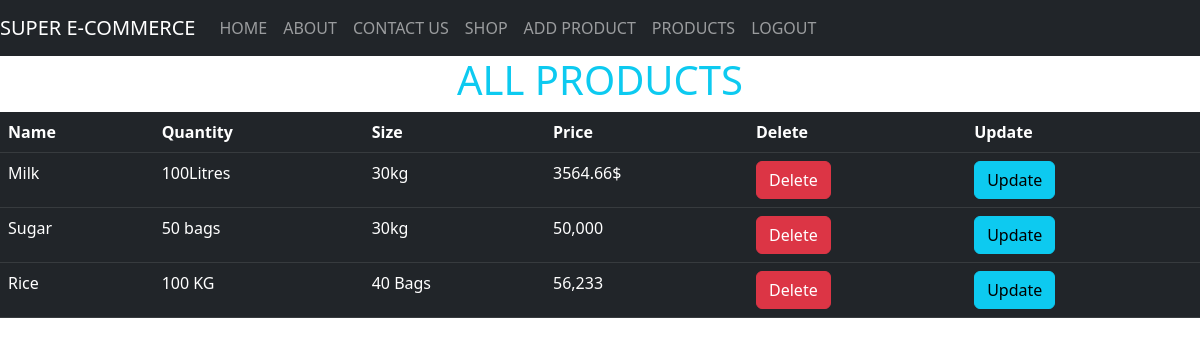
The app's page /products/ (signed in), older data.
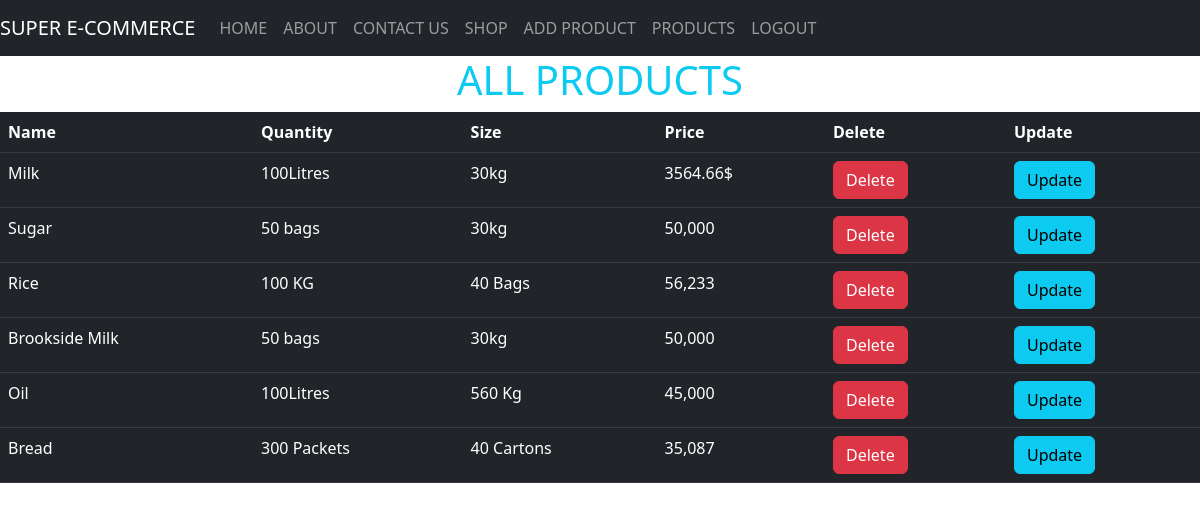
The same page, newer data.
### Super/models.py (models this page shows)
class Product(models.Model):
    name = models.CharField(max_length=50, blank=False, null=False)
    qtty = models.CharField(max_length=20, blank=False, null=False)
    size = models.CharField(max_length=10, blank=False, null=False)
    price = models.CharField(max_length=15, blank=False, null=False)

### Super/views.py (the view)
# urls.py: path('products/', user_views.all_products, name='all_products'),
@login_required
def all_products(request):
    products = Product.objects.all()
    context = {"products": products}
    return render(request, 'products.html', context)

### templates/products.html (shortened to what this page needs)
{% extends 'master.html' %}
{% load static %}
{% block content %}
    <div>
        <h1 class="text-center text-info">ALL PRODUCTS</h1>
        <table class="table table-dark table-hover">
            <tr>
                <th>Name</th>
                <th>Quantity</th>
                <th>Size</th>
                <th>Price</th>
                <th>Delete</th>
                <th>Update</th>
            </tr>
            {% for product in products %}
                <tr>
                    <td>{{ product.name }}</td>
                    <td>{{ product.qtty }}</td>
                    <td>{{ product.size }}</td>
                    <td>{{ product.price }}</td>
                    <td><a class="btn btn-danger" href="/del-product/{{ product.id }}">Delete</a></td>
                    <td><a class="btn btn-info  " href="/update-product/{{ product.id }}">Update</a></td>
                </tr>
            {% endfor %}
        </table>
    </div>
{% endblock %}

Row changes from the older to the newer data that the page shows:
added Product: name "Brookside Milk", qtty "50 bags", size "30kg", price "50,000"
added Product: name "Oil", qtty "100Litres", size "560 Kg", price "45,000"
added Product: name "Bread", qtty "300 Packets", size "40 Cartons", price "35,087"
